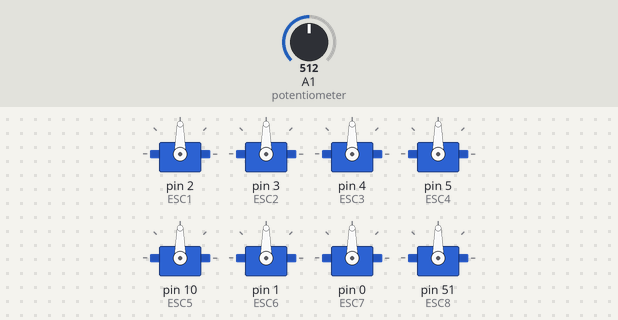
Bench run of a sketch on a simulated Arduino Mega 2560, built with avr-gcc and run on an emulated ATmega2560. Shown: 8 × servo. Inputs (shaded band) come from the test bench; at power-on: A1 (potentiometer) = 512. What the sketch prints to the serial monitor is not drawn.

Above: at 7.2 s.
7.3 s: A1 (potentiometer) set to 716
At 8.2 s:
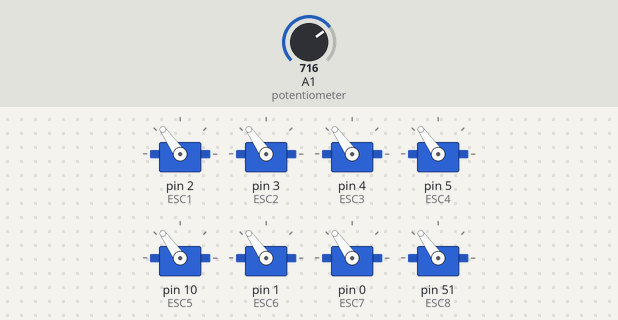
8.8 s: A1 (potentiometer) set to 900
At 9.3 s:
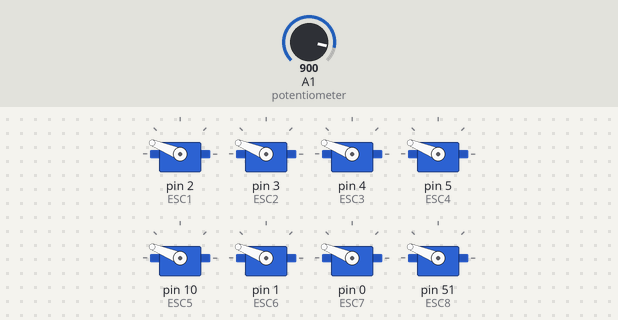
10.3 s: A1 (potentiometer) set to 1023
At 11.5 s:
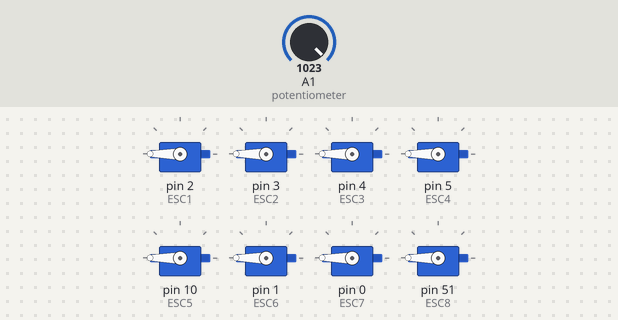
11.8 s: A1 (potentiometer) set to 306
At 12.7 s:
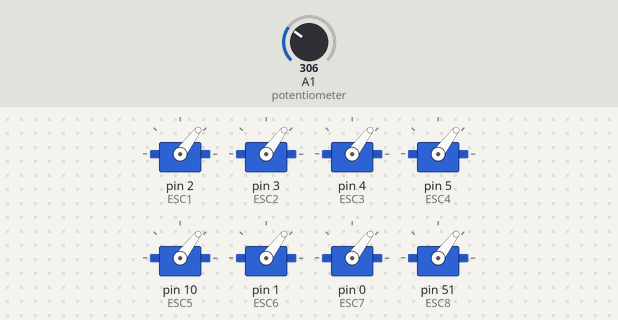
13.3 s: A1 (potentiometer) set to 122
At 14.0 s:
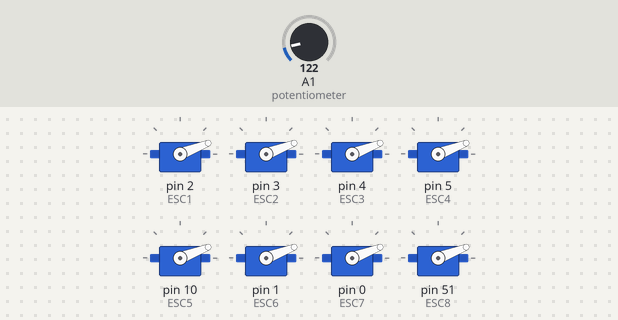
14.8 s: A1 (potentiometer) set to 0
At 16.1 s:
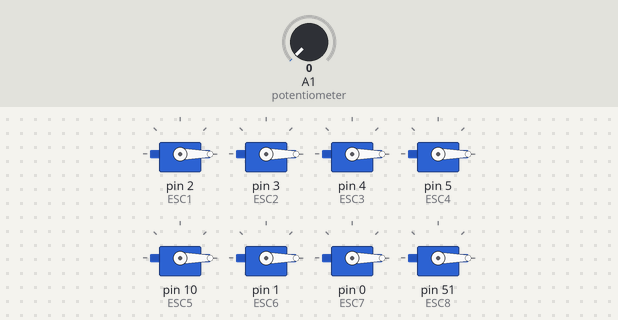
Timing chart, 0 to 17.3 s (numbered marks = the images above; inputs shaded):
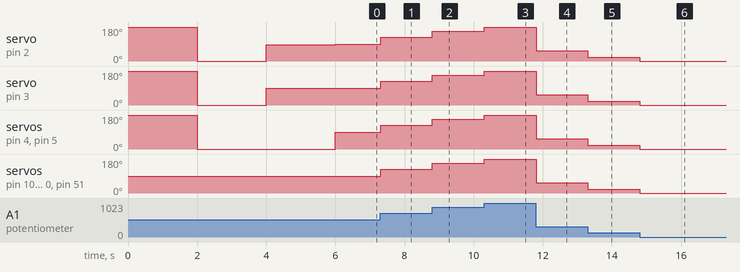

Measured:
- after the input at 7.3 s, servo on pin 2 (ESC1), servo on pin 3 (ESC2), servo on pin 4 (ESC3), servo on pin 5 (ESC4), servo on pin 10 (ESC5), servo on pin 1 (ESC6), servo on pin 0 (ESC7), servo on pin 51 (ESC8): 90° → 125° at once
- after the input at 8.8 s, servo on pin 2 (ESC1), servo on pin 3 (ESC2), servo on pin 4 (ESC3), servo on pin 5 (ESC4), servo on pin 10 (ESC5), servo on pin 1 (ESC6), servo on pin 0 (ESC7), servo on pin 51 (ESC8): 125° → 158° at once
- after the input at 10.3 s, servo on pin 2 (ESC1), servo on pin 3 (ESC2), servo on pin 4 (ESC3), servo on pin 5 (ESC4), servo on pin 10 (ESC5), servo on pin 1 (ESC6), servo on pin 0 (ESC7), servo on pin 51 (ESC8): 158° → 180° at once
- after the input at 11.8 s, servo on pin 2 (ESC1), servo on pin 3 (ESC2), servo on pin 4 (ESC3), servo on pin 5 (ESC4), servo on pin 10 (ESC5), servo on pin 1 (ESC6), servo on pin 0 (ESC7), servo on pin 51 (ESC8): 180° → 53° at once
- after the input at 13.3 s, servo on pin 2 (ESC1), servo on pin 3 (ESC2), servo on pin 4 (ESC3), servo on pin 5 (ESC4), servo on pin 10 (ESC5), servo on pin 1 (ESC6), servo on pin 0 (ESC7), servo on pin 51 (ESC8): 53° → 21° at once
- after the input at 14.8 s, servo on pin 2 (ESC1), servo on pin 3 (ESC2), servo on pin 4 (ESC3), servo on pin 5 (ESC4), servo on pin 10 (ESC5), servo on pin 1 (ESC6), servo on pin 0 (ESC7), servo on pin 51 (ESC8): 21° → 0° at once

The sketch:

mootor_kalibre.ino
```cpp
#include <Servo.h>

Servo ESC1,ESC2,ESC3,ESC4,ESC5,ESC6,ESC7,ESC8;     // create servo object to control the ESC

int potValue;  // value from the analog pin

void setup() {
  // Attach the ESC on pin 9
  ESC1.attach(2,1000,2000); // (pin, min pulse width, max pulse width in microseconds)
  ESC2.attach(3,1000,2000);
  ESC3.attach(4,1000,2000);
  ESC4.attach(5,1000,2000);
  ESC5.attach(10,1000,2000);
  ESC6.attach(1,1000,2000);
  ESC7.attach(0,1000,2000);
  ESC8.attach(51,1000,2000);
  Serial.begin(9600);
  ESC1.write(180);
  ESC2.write(180);
  ESC3.write(180);
  ESC4.write(180);
  delay(2000);
  ESC1.write(0);
  ESC2.write(0);
  ESC3.write(0);
  ESC4.write(0);
  delay(2000);
  ESC1.write(85);
  ESC2.write(90);
//  ESC3.write(85);
//  ESC4.write(85);
  delay(2000);
//  for(int i=180; i<70; i--) {
//    ESC.write(i);// Send the signal to the ESC
//    delay(100);
//  }
}

void loop() {
  potValue = analogRead(A1);   // reads the value of the potentiometer (value between 0 and 1023)
  potValue = map(potValue, 0, 1023, 0, 180);   // scale it to use it with the servo library (value between 0 and 180)

  Serial.println(potValue);

  ESC1.write(potValue);// Send the signal to the ESC
  ESC2.write(potValue);
  ESC3.write(potValue);
  ESC4.write(potValue);
  ESC5.write(potValue);
  ESC6.write(potValue);
  ESC7.write(potValue);
  ESC8.write(potValue);
/*
  ESC1.write(90);
  ESC2.write(90);
  ESC3.write(90);
  ESC4.write(90);
  delay(4000);
  ESC1.write(100);
  ESC2.write(100);
  ESC3.write(100);
  ESC4.write(100);
  delay(4000);
  ESC1.write(90);
  ESC2.write(90);
  ESC3.write(90);
  ESC4.write(90);
  delay(4000);
  ESC1.write(75);
  ESC2.write(75);
  ESC3.write(75);
  ESC4.write(75);
  delay(4000);
  */
}
```
